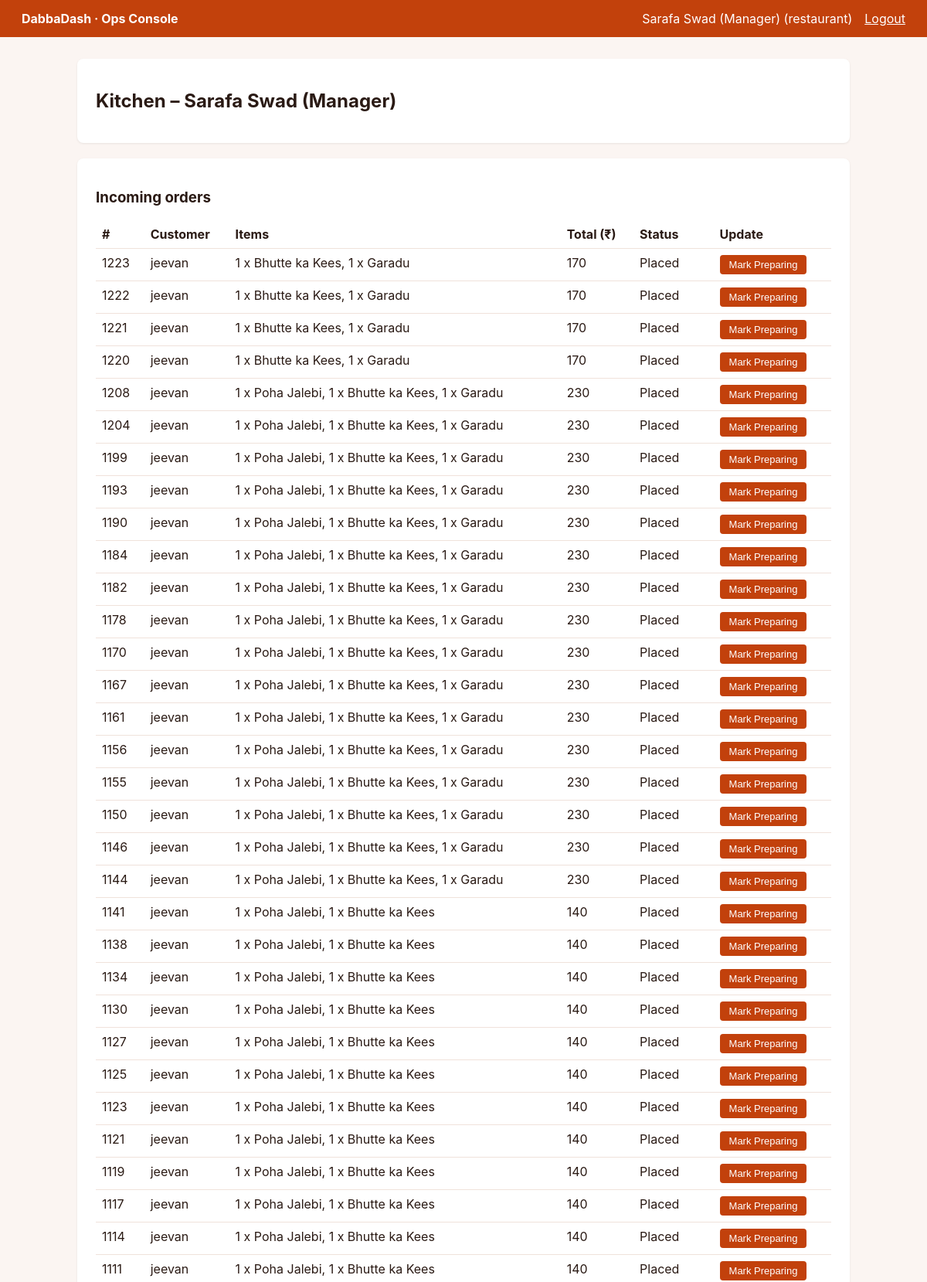
The page /restaurant (signed in, upper part) on the database its author committed.
### tables this page shows
CREATE TABLE users (
        id INTEGER PRIMARY KEY AUTOINCREMENT,
        username TEXT UNIQUE NOT NULL,
        password TEXT NOT NULL,
        full_name TEXT NOT NULL,
        role TEXT NOT NULL DEFAULT 'customer',   -- customer | restaurant | rider | admin
        phone TEXT,
        address TEXT,
        restaurant_id INTEGER                     -- set for restaurant staff
    , mfa_secret TEXT, mfa_enabled INTEGER DEFAULT 0, last_totp_code TEXT);

CREATE TABLE orders (
        id INTEGER PRIMARY KEY AUTOINCREMENT,
        customer_id INTEGER NOT NULL,
        restaurant_id INTEGER NOT NULL,
        rider_id INTEGER,
        items TEXT NOT NULL,
        total INTEGER NOT NULL,
        delivery_note TEXT,
        status TEXT DEFAULT 'Placed',   -- Placed | Preparing | Ready | Picked up | Delivered
        created_at TEXT NOT NULL
    );

### app.py (the view)
        def inner(*args, **kwargs):
            user = current_user()
            if not user:
                return redirect(url_for("login"))
            if role and user["role"] != role:
                log_access_denied(user["id"], user["role"], request.path, "role_mismatch")
                return render_template("error.html", msg="Access denied"), 403
            return fn(*args, **kwargs)

### app.py (called while the page is built)
@app.after_request
def apply_security_headers(response):
    response.headers["Content-Security-Policy"] = (
        "default-src 'self'; "
        "style-src 'self' 'unsafe-inline'; "
        "img-src 'self' data:; "
        "frame-ancestors 'none';"
    )
    response.headers["X-Content-Type-Options"] = "nosniff"
    response.headers["X-Frame-Options"] = "DENY"
    response.headers["Referrer-Policy"] = "strict-origin-when-cross-origin"
    response.headers["Permissions-Policy"] = "geolocation=(), camera=(), microphone=()"
    return response

def get_db():
    if "db" not in g:
        g.db = sqlite3.connect(DB_PATH)
        g.db.row_factory = sqlite3.Row
    return g.db

@app.before_request
def enforce_idle_timeout():
    if "user_id" in session:
        now = datetime.now().timestamp()
        last_active = session.get("_last_active")
        if last_active and (now - last_active > IDLE_TIMEOUT_SECONDS):
            session.clear()
            if request.path.startswith("/api/"):
                return jsonify({"error": "session expired due to inactivity"}), 401
            return redirect(url_for("login", msg="Your session has expired due to inactivity. Please log in again."))
        session["_last_active"] = now

def get_csrf_token():
    if "_csrf_token" not in session:
        session["_csrf_token"] = secrets.token_hex(16)
    return session["_csrf_token"]

@app.context_processor
def inject_csrf_token():
    return {"csrf_token": get_csrf_token()}

def current_user():
    if "user_id" not in session:
        return None
    u = get_db().execute("SELECT id, username, full_name, role, restaurant_id FROM users WHERE id=?",
                         (session["user_id"],)).fetchone()
    if not u:
        session.clear()
        return None
    return {"id": u["id"], "username": u["username"], "name": u["full_name"],
            "role": u["role"], "restaurant_id": u["restaurant_id"]}

def login_required(role=None):
    def wrap(fn):
        def inner(*args, **kwargs):
            user = current_user()
            if not user:
                return redirect(url_for("login"))
            if role and user["role"] != role:
                log_access_denied(user["id"], user["role"], request.path, "role_mismatch")
                return render_template("error.html", msg="Access denied"), 403
            return fn(*args, **kwargs)
        inner.__name__ = fn.__name__
        return inner
    return wrap

### templates/restaurant.html (shortened to what this page needs)
{% extends "base.html" %}{% block body %}
<div class="card"><h2>Kitchen &ndash; {{ user.name }}</h2></div>
<div class="card"><h3>Incoming orders</h3>
<table><tr><th>#</th><th>Customer</th><th>Items</th><th>Total (&#8377;)</th><th>Status</th><th>Update</th></tr>
{% for o in orders %}<tr><td>{{ o.id }}</td><td>{{ o.customer }}</td><td>{{ o.items }}</td><td>{{ o.total }}</td><td>{{ o.status }}</td>
<td>{% if o.status in ['Placed','Preparing'] %}<form method="post" action="/order/{{ o.id }}/status">
<button class="btn-sm" name="status" value="{{ 'Preparing' if o.status == 'Placed' else 'Ready' }}">Mark {{ 'Preparing' if o.status == 'Placed' else 'Ready' }}</button></form>
{% else %}<span class="muted">-</span>{% endif %}</td></tr>
{% else %}<tr><td colspan="6" class="muted">No orders</td></tr>{% endfor %}</table></div>{% endblock %}

### templates/base.html (shortened to what this page needs)
<!doctype html>
<html><head><meta charset="utf-8"><title>DabbaDash Console</title>
</head><body>
<header><strong>DabbaDash &middot; Ops Console</strong>
<span>{% if user %}{{ user.name }} ({{ user.role }})<a href="/logout">Logout</a>{% endif %}</span></header>
<main>{% block body %}{% endblock %}</main>
</body></html>

### templates/base.html (style rules this page uses)
body { font-family:-apple-system,Segoe UI,Arial,sans-serif;margin:0;background:#fbf5f2;color:#2a1a14 }
header { background:#c2410c;color:#fff;padding:14px 28px;display:flex;justify-content:space-between;align-items:center }
header a { color:#fff;margin-left:16px }
main { max-width:1000px;margin:28px auto;padding:0 16px }
.card { background:#fff;border-radius:8px;padding:20px 24px;margin-bottom:20px;box-shadow:0 1px 3px rgba(0,0,0,.08) }
table { width:100%;border-collapse:collapse }
th,td { text-align:left;padding:8px;border-bottom:1px solid #f0e2db;vertical-align:top }
button { background:#c2410c;color:#fff;border:0;padding:9px 18px;border-radius:4px;cursor:pointer }
.btn-sm { padding:5px 12px;font-size:13px }

### rows shown on the page
users: name "Sarafa Swad (Manager)", role "restaurant"
orders: id "1223", customer "jeevan", items "1 x Bhutte ka Kees, 1 x Garadu", total "170", status "Placed", status "Preparing"
orders: id "1222", customer "jeevan", items "1 x Bhutte ka Kees, 1 x Garadu", total "170", status "Placed", status "Preparing"
orders: id "1221", customer "jeevan", items "1 x Bhutte ka Kees, 1 x Garadu", total "170", status "Placed", status "Preparing"
orders: id "1220", customer "jeevan", items "1 x Bhutte ka Kees, 1 x Garadu", total "170", status "Placed", status "Preparing"
orders: id "1208", customer "jeevan", items "1 x Poha Jalebi, 1 x Bhutte ka Kees, 1 x Garadu", total "230", status "Placed", status "Preparing"
orders: id "1204", customer "jeevan", items "1 x Poha Jalebi, 1 x Bhutte ka Kees, 1 x Garadu", total "230", status "Placed", status "Preparing"
orders: id "1199", customer "jeevan", items "1 x Poha Jalebi, 1 x Bhutte ka Kees, 1 x Garadu", total "230", status "Placed", status "Preparing"
orders: id "1193", customer "jeevan", items "1 x Poha Jalebi, 1 x Bhutte ka Kees, 1 x Garadu", total "230", status "Placed", status "Preparing"
orders: id "1190", customer "jeevan", items "1 x Poha Jalebi, 1 x Bhutte ka Kees, 1 x Garadu", total "230", status "Placed", status "Preparing"
orders: id "1184", customer "jeevan", items "1 x Poha Jalebi, 1 x Bhutte ka Kees, 1 x Garadu", total "230", status "Placed", status "Preparing"
orders: id "1182", customer "jeevan", items "1 x Poha Jalebi, 1 x Bhutte ka Kees, 1 x Garadu", total "230", status "Placed", status "Preparing"
orders: id "1178", customer "jeevan", items "1 x Poha Jalebi, 1 x Bhutte ka Kees, 1 x Garadu", total "230", status "Placed", status "Preparing"
orders: id "1170", customer "jeevan", items "1 x Poha Jalebi, 1 x Bhutte ka Kees, 1 x Garadu", total "230", status "Placed", status "Preparing"
orders: id "1167", customer "jeevan", items "1 x Poha Jalebi, 1 x Bhutte ka Kees, 1 x Garadu", total "230", status "Placed", status "Preparing"
orders: id "1161", customer "jeevan", items "1 x Poha Jalebi, 1 x Bhutte ka Kees, 1 x Garadu", total "230", status "Placed", status "Preparing"
orders: id "1156", customer "jeevan", items "1 x Poha Jalebi, 1 x Bhutte ka Kees, 1 x Garadu", total "230", status "Placed", status "Preparing"
orders: id "1155", customer "jeevan", items "1 x Poha Jalebi, 1 x Bhutte ka Kees, 1 x Garadu", total "230", status "Placed", status "Preparing"
orders: id "1150", customer "jeevan", items "1 x Poha Jalebi, 1 x Bhutte ka Kees, 1 x Garadu", total "230", status "Placed", status "Preparing"
orders: id "1146", customer "jeevan", items "1 x Poha Jalebi, 1 x Bhutte ka Kees, 1 x Garadu", total "230", status "Placed", status "Preparing"
orders: id "1144", customer "jeevan", items "1 x Poha Jalebi, 1 x Bhutte ka Kees, 1 x Garadu", total "230", status "Placed", status "Preparing"
orders: id "1141", customer "jeevan", items "1 x Poha Jalebi, 1 x Bhutte ka Kees", total "140", status "Placed", status "Preparing"
orders: id "1138", customer "jeevan", items "1 x Poha Jalebi, 1 x Bhutte ka Kees", total "140", status "Placed", status "Preparing"
orders: id "1134", customer "jeevan", items "1 x Poha Jalebi, 1 x Bhutte ka Kees", total "140", status "Placed", status "Preparing"
orders: id "1130", customer "jeevan", items "1 x Poha Jalebi, 1 x Bhutte ka Kees", total "140", status "Placed", status "Preparing"
orders: id "1127", customer "jeevan", items "1 x Poha Jalebi, 1 x Bhutte ka Kees", total "140", status "Placed", status "Preparing"
orders: id "1125", customer "jeevan", items "1 x Poha Jalebi, 1 x Bhutte ka Kees", total "140", status "Placed", status "Preparing"
orders: id "1123", customer "jeevan", items "1 x Poha Jalebi, 1 x Bhutte ka Kees", total "140", status "Placed", status "Preparing"
orders: id "1121", customer "jeevan", items "1 x Poha Jalebi, 1 x Bhutte ka Kees", total "140", status "Placed", status "Preparing"
orders: id "1119", customer "jeevan", items "1 x Poha Jalebi, 1 x Bhutte ka Kees", total "140", status "Placed", status "Preparing"
orders: id "1117", customer "jeevan", items "1 x Poha Jalebi, 1 x Bhutte ka Kees", total "140", status "Placed", status "Preparing"
orders: id "1114", customer "jeevan", items "1 x Poha Jalebi, 1 x Bhutte ka Kees", total "140", status "Placed", status "Preparing"
orders: id "1111", customer "jeevan", items "1 x Poha Jalebi, 1 x Bhutte ka Kees", total "140", status "Placed", status "Preparing"
